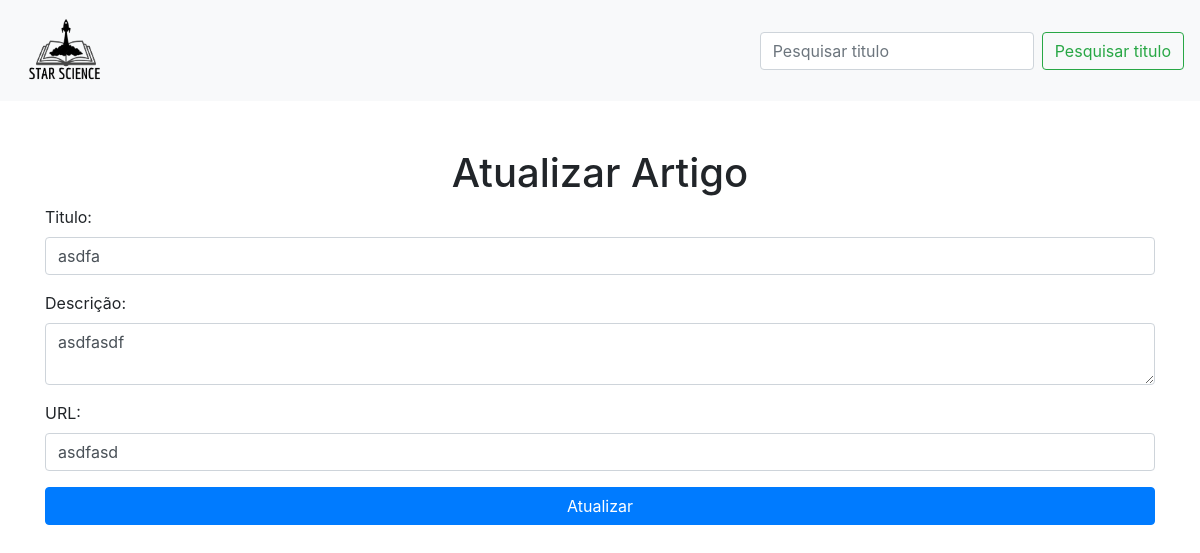
/starscience/articles/11/update/, run on the app's committed database.
### starscience/models.py (models this page shows, shortened)
class Article(models.Model):
    title = models.CharField(max_length = 200)
    description = models.CharField(max_length = 300)
    url = models.URLField(max_length = 300)
    likes = models.IntegerField(default=0, null=True)
    created_at = models.DateField(auto_now_add = True)
    user = models.ForeignKey(User, on_delete=models.CASCADE, null=True)
    category = models.ForeignKey(Category, on_delete=models.CASCADE)

### starscience/views.py (the view)
# urls.py: path('articles/<int:id>/update/', ArticleView.article_update, name='article_update'),
    def article_update(request, id):
        obj = Article.objects.get(id=id)
        if request.method == 'POST':
            obj.title = request.POST.get('title')
            obj.description = request.POST.get('description')
            obj.url = request.POST.get('url')
            obj.likes = request.POST.get('likes')
            obj.category = get_object_or_404(Category, name=request.POST.get('category_name'))
            obj.save()
            return redirect('article_index')
        else:
            return render(request, 'articles/update.html', {'object': obj})

### starscience/templates/articles/update.html (shortened to what this page needs)
{% load static %}
<!DOCTYPE html>
<html>
  <head>
    <link
      rel="stylesheet"
      href="https://stackpath.bootstrapcdn.com/bootstrap/4.5.2/css/bootstrap.min.css"
    />
  </head>
  <body>
    <nav class="navbar navbar-expand-lg navbar-light bg-light">
      <a class="navbar-brand" href="{% url 'article_index' %}">
        <img
          src="{% static 'assets/logo_fundo.png' %}"
          alt="Logo"
          width="100px"
          style="object-fit: contain"
        />
      </a>
      <form class="form-inline my-2 my-lg-0">
        <input
          class="form-control mr-sm-2"
          type="search"
          placeholder="Pesquisar titulo"
          aria-label="Search"
        />
        <button class="btn btn-outline-success my-2 my-sm-0" type="submit">
          Pesquisar titulo
        </button>
      </form>
    </nav>
    <div class="container my-5">
      <h1 class="text-center">Atualizar Artigo</h1>
      <form method="post" action="{% url 'article_update' object.id %}">
        <div class="form-group">
          <label for="title">Titulo:</label>
          <input
            type="text"
            id="title"
            name="title"
            value="{{ object.title }}"
            class="form-control"
          />
        </div>
        <div class="form-group">
          <label for="description">Descrição:</label>
          <textarea id="description" name="description" class="form-control">
{{ object.description }}</textarea
          >
        </div>
        <div class="form-group">
          <label for="url">URL:</label>
          <input
            type="text"
            id="url"
            name="url"
            value="{{ object.url }}"
            class="form-control"
          />
        </div>
        <input
          type="submit"
          value="Atualizar"
          class="btn btn-primary btn-block"
        />
      </form>
    </div>
  </body>
</html>

### data on the page
Article: title "asdfa", description "asdfasdf", url "asdfasd"
